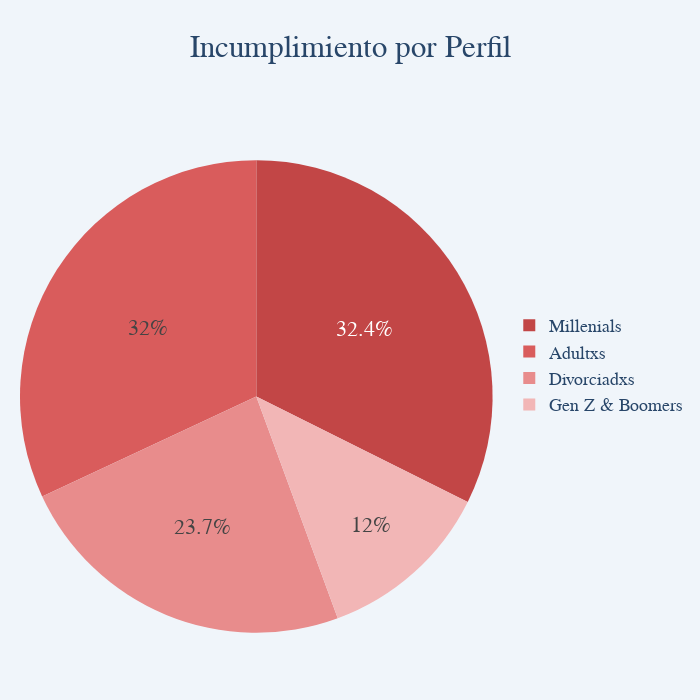

The notebook cell this image was saved under:
### Code cell
import pandas as pd
import plotly.express as px

# Orden personalizado
orden_perfiles = ['Gen Z & Boomers', 'Millenials', 'Adultxs', 'Divorciadxs']
dfIncumplimiento['Perfil'] = pd.Categorical(dfIncumplimiento['Perfil'], categories=orden_perfiles, ordered=True)

# Agrupar y ordenar
dfOrdenado = dfIncumplimiento.groupby('Perfil', observed=True)['default'].sum().reset_index()
dfOrdenado = dfOrdenado.sort_values('Perfil')

# Colores asignados por perfil
colores_rojos = {
    'Millenials': '#C24646',
    'Adultxs': '#D95C5C',
    'Divorciadxs': '#E88C8C',
    'Gen Z & Boomers': '#F2B6B6'
}

# Gráfico de pastel
fig = px.pie(
    dfOrdenado,
    names='Perfil',
    values='default',
    title='Incumplimiento por Perfil',
    color='Perfil',
    color_discrete_map=colores_rojos
)

fig.update_layout(
    font=dict(size=22, family='Arial', color='#284669'),
    title_font=dict(size=24, family='Arial', color='#284669'),
    title='Incumplimiento por Perfil',
    title_x=0.5,
    title_y=0.95,
    paper_bgcolor='#F0F5FA',
    width=700,
    height=700,
    margin=dict(t=50, l=20, r=20, b=20),
    legend=dict(
        x=0.88,
        y=0.5,
        xanchor='left',
        yanchor='middle',
        font=dict(size=18, color='#284669')
    )
)

fig.update_traces(
    domain=dict(x=[0, 0.85], y=[0.0, 0.9])
)



fig.show()

### Figure 1 — Plotly figure (JSON) as saved in the notebook; plotly's stock layout.template omitted (floating-point values rounded to 4 significant figures)
{"data": [{"customdata": [["Gen Z & Boomers"], ["Millenials"], ["Adultxs"], ["Divorciadxs"]], "domain": {"x": [0, 0.85], "y": [0, 0.9]}, "hovertemplate": "Perfil=%{customdata[0]}<br>default=%{value}<extra></extra>", "labels": ["Gen Z & Boomers", "Millenials", "Adultxs", "Divorciadxs"], "legendgroup": "", "marker": {"colors": ["#F2B6B6", "#C24646", "#D95C5C", "#E88C8C"]}, "name": "", "showlegend": true, "type": "pie", "values": [29, 78, 77, 57]}], "layout": {"font": {"color": "#284669", "family": "Arial", "size": 22}, "height": 700, "legend": {"font": {"color": "#284669", "size": 18}, "tracegroupgap": 0, "x": 0.88, "xanchor": "left", "y": 0.5, "yanchor": "middle"}, "margin": {"b": 20, "l": 20, "r": 20, "t": 50}, "paper_bgcolor": "#F0F5FA", "title": {"text": "Incumplimiento por Perfil", "x": 0.5, "y": 0.95}, "width": 700}}
